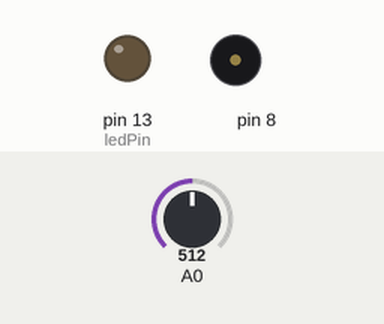
Recording of a sketch running on a simulated Arduino Uno, built with avr-gcc and run on an emulated ATmega328P. On the bench: output pins drawn as LEDs (lit = HIGH), buzzer (waves = sounding). Inputs (shaded band) come from the test bench; at power-on: A0 = 512.

Above: at 5.06 s.
Timing chart, 0 to 8.0 s (numbered marks = the images above):
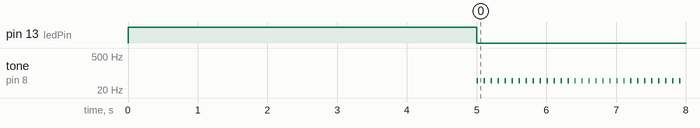

Measured:
- by itself, tone on pin 8: alternates 49 Hz for 0.02 s and silent for 0.08 s

The sketch:

piezo.ino
```cpp
int sensorLow = 1023;
int sensorHigh = 0;

const int ledPin = 13;

void setup() {
  pinMode(ledPin, OUTPUT);
  digitalWrite(ledPin, HIGH);

  while (millis() < 5000) {
    int value = analogRead(A0);
    if (value > sensorHigh) {
      sensorHigh = value;
    }
    if (value < sensorLow) {
      sensorLow = value;
    }
  }

  digitalWrite(ledPin, LOW);
}

void loop() {
  int sensorValue = analogRead(A0);
  int pitch = map(sensorValue, sensorLow, sensorHigh, 50, 4000);

  tone(8, pitch, 20);
  delay(100);
}
```
